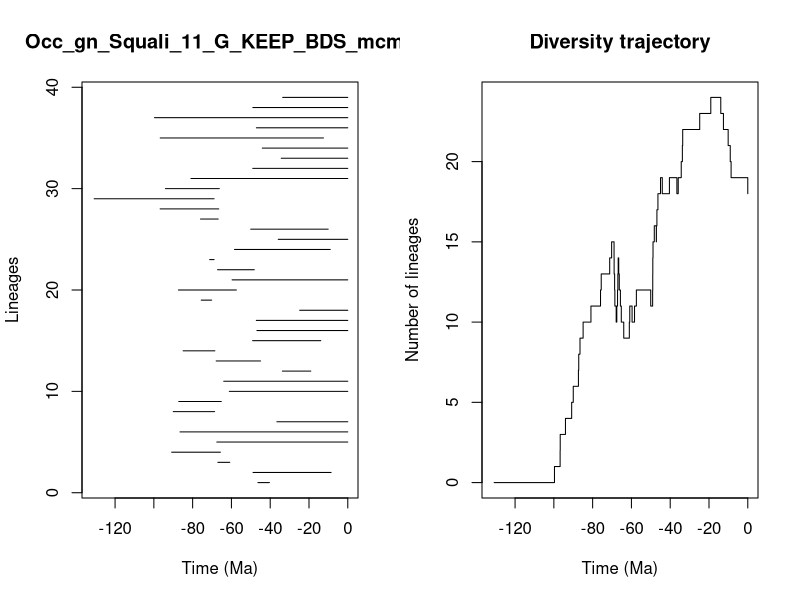

This figure's R source:


pdf(file='../Results/Genus/5_MA_bins_EXT_EP/pyrate_mcmc_logs/Occ_gn_Squali_11_G_KEEP_BDS_mcmc_LTT.pdf',width=0.6*20, height=0.6*10)
title = "Occ_gn_Squali_11_G_KEEP_BDS_mcmc"
ts=c(46.33087112402842, 48.86370674555825,66.99922477992698,90.81232701924571,67.53649994487051,86.51838948615658,36.55643578692497,89.99350573602003,87.16696610420533,61.08293011558828,63.95793011264362,33.72903939785525,67.86660923009255,84.90912351617364,49.060125649665096,46.85672338999693,47.17039911164744,24.787002623920017,75.57420904398106,87.33125197602918,59.657973375969696,67.16099187212373,71.20649101854141,58.40056322742278,35.86287183317556,50.05042592423863,75.93522598271069,96.7700133129933,130.7811928958586,94.01771161121701,80.87608935883885,49.003453257532534,34.31372963516434,44.088637806205675,96.71952274574876,47.12091265301692,99.6832288133091,48.972122428454234,33.55918762239172)
te=c(40.4101374083806, 8.600536759793892,60.855684698369906,65.68152274162013,0.0,0.0,0.0,68.66744573382212,65.22573630620407,0.0,0.0,19.074451626007168,45.0031133571778,68.53865946818463,13.925643929132512,0.0,0.0,0.0,70.21001393101314,57.449383095114435,0.0,48.209182219385916,68.95364937370887,9.038009027680912,0.0,10.11463128018792,66.82426060026687,66.54639572173534,68.92010222070168,66.26347967196769,0.0,0.0,0.0,0.0,12.554416796332882,0.0,0.0,0.0,0.0)
div_traj=c(0, 1,2,3,4,5,6,7,8,9,10,11,12,13,14,15,14,13,12,11,10,11,12,13,14,13,12,11,10,9,10,11,10,11,12,11,12,13,14,15,16,15,16,17,18,19,18,19,18,19,20,21,22,23,24,23,22,21,20,19,18)
time_events=c(130.7811928958586, 99.6832288133091,96.7700133129933,96.71952274574876,94.01771161121701,90.81232701924571,89.99350573602003,87.33125197602918,87.16696610420533,86.51838948615658,84.90912351617364,80.87608935883885,75.93522598271069,75.57420904398106,71.20649101854141,70.21001393101314,68.95364937370887,68.92010222070168,68.66744573382212,68.53865946818463,67.86660923009255,67.53649994487051,67.16099187212373,66.99922477992698,66.82426060026687,66.54639572173534,66.26347967196769,65.68152274162013,65.22573630620407,63.95793011264362,61.08293011558828,60.855684698369906,59.657973375969696,58.40056322742278,57.449383095114435,50.05042592423863,49.060125649665096,49.003453257532534,48.972122428454234,48.86370674555825,48.209182219385916,47.17039911164744,47.12091265301692,46.85672338999693,46.33087112402842,45.0031133571778,44.088637806205675,40.4101374083806,36.55643578692497,35.86287183317556,34.31372963516434,33.72903939785525,33.55918762239172,24.787002623920017,19.074451626007168,13.925643929132512,12.554416796332882,10.11463128018792,9.038009027680912,8.600536759793892,0.0)
                par(mfrow=c(1,2))
                L = length(ts)
                plot(ts, 1:L , xlim=c(-max(ts)-1,0), pch=20, type="n", main=title,xlab="Time (Ma)",ylab="Lineages")
                for (i in 1:L){segments(x0=-te[i],y0=i,x1=-ts[i],y1=i)}    
                t = -time_events
                plot(div_traj ~ t,type="s", main = "Diversity trajectory",xlab="Time (Ma)",ylab="Number of lineages",xlim=c(-max(ts)-1,0))
                abline(v=c(65,200,251,367,445),lty=2,col="gray")
                
